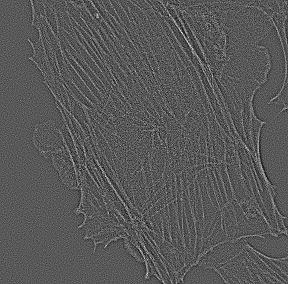
#> input picture testImages/Actin_cropped_unsharpmask_5x5.tif, 288 x 284 px
$ python add_unsharp_mask_actin.py
#> lines starting #> are read from the running program, lines starting #| are printed output that depends on the picture
"""Sharpen Actin_cropped.tif by adding a fraction of the unsharp mask back.

First make the unsharp masks (only needed once):

    uv run src/gaussian_unsharp_actin.py

Then run this script from the top folder of the workshop repository with:

    uv run src/add_unsharp_mask_actin.py

The unsharp mask (input - blurred) holds only the fine details.  Adding some
of it back on top of the original makes those details stand out:

    result = input + FRACTION x mask

FRACTION = 0 gives the original image back; larger fractions sharpen more
(and also boost the noise more).

Saved in testImages/  (N = mask size, F = fraction):
    Actin_cropped_plus_F_mask_N.tif
and a comparison picture Pictures/add_unsharp_mask_actin.png
"""

from pathlib import Path

import matplotlib

matplotlib.use("Agg")  # draw into files only, no window on screen
import matplotlib.pyplot as plt
import numpy as np
import tifffile

REPO = Path(__file__).resolve().parent.parent
FOLDER = REPO / "testImages"
INPUT = FOLDER / "Actin_cropped.tif"
PICTURE = REPO / "Pictures" / "add_unsharp_mask_actin.png"

MASK_SIZES = ["5x5", "21x21"]       # the masks made by gaussian_unsharp_actin.py
FRACTIONS = [0.25, 0.5, 1.0, 2.0]   # how much of the mask to add; try others

# Read the image and its pixel size (stored as "pixels per micron").
with tifffile.TiffFile(INPUT) as tif:
    image = tif.asarray()
    page = tif.pages[0]
    resolution = (page.tags["XResolution"].value, page.tags["YResolution"].value)
    unit = (tif.imagej_metadata or {}).get("unit", "micron")
print(f"Read {INPUT.name}: {image.shape} pixels, type {image.dtype}")

limits = np.iinfo(image.dtype)
results = {}  # (mask size, fraction) -> image
for size in MASK_SIZES:
    mask_file = FOLDER / f"{INPUT.stem}_unsharpmask_{size}.tif"
    if not mask_file.exists():
        raise SystemExit(f"{mask_file.name} not found - run "
                         "'uv run src/gaussian_unsharp_actin.py' first.")
    mask = tifffile.imread(mask_file)  # decimal numbers, can be negative
#> mask is the input picture: shape (284, 288) float32; min -203.6, max 379.3, mean 0
    print(f"  Read {mask_file.name}")

    for fraction in FRACTIONS:
        result = image.astype(float) + fraction * mask
        # Clip to the range a uint16 pixel can hold, then back to whole numbers.
        n_clipped = np.sum((result < limits.min) | (result > limits.max))
        result = np.clip(np.round(result), limits.min, limits.max).astype(image.dtype)
        results[(size, fraction)] = result

        # Save with the same pixel size and unit as the input image.
        output = FOLDER / f"{INPUT.stem}_plus_{fraction}_mask_{size}.tif"
        tifffile.imwrite(output, result, imagej=True, resolution=resolution,
                         metadata={"unit": unit})
        print(f"    + {fraction} x mask -> saved {output.name}"
              f"  ({n_clipped} pixels clipped)")
#> this loop made 4 passes
#|     + 0.25 x mask -> saved Actin_cropped_plus_0.25_mask_5x5.tif  (0 pixels clipped)
#|     + 0.5 x mask -> saved Actin_cropped_plus_0.5_mask_5x5.tif  (0 pixels clipped)
#|     + 1.0 x mask -> saved Actin_cropped_plus_1.0_mask_5x5.tif  (0 pixels clipped)
#|     + 2.0 x mask -> saved Actin_cropped_plus_2.0_mask_5x5.tif  (0 pixels clipped)
#> pass 1, `result = image.astype(float) + fraction * mask`:
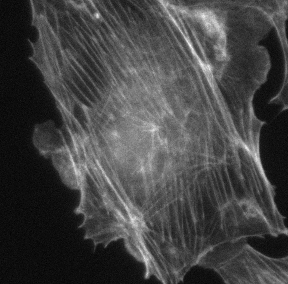
#> result: shape (284, 288) float64; min 487.9, max 3631, mean 1330.5; drawn with min black and max white
#> after the loop, results = 4 items
#> pass 2 of the loop `for size in MASK_SIZES:`:
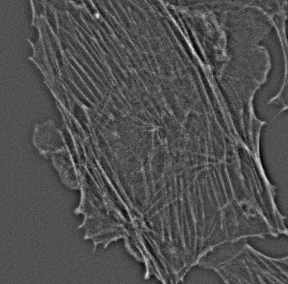
#> input picture testImages/Actin_cropped_unsharpmask_21x21.tif, 288 x 284 px
#> mask is the input picture: shape (284, 288) float32; min -627.8, max 1348.6, mean 0.3
#> the loop `for fraction in FRACTIONS:` made 4 passes
#> n_clipped on passes 1 to 4: 0, 0, 0, 78
#> (printed output is left out)
#> pass 1, `result = image.astype(float) + fraction * mask`:
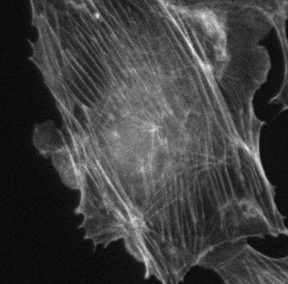
#> result: shape (284, 288) float64; min 474.7, max 3887.1, mean 1330.5; drawn with min black and max white
#> after the loop `for fraction in FRACTIONS:`: results = 8 items

# Picture: one row per mask size, original first, then increasing fractions.
zoom = (slice(60, 180), slice(60, 180))  # 120 x 120 pixel region to zoom into
vmin, vmax = np.percentile(image, [1, 99.5])
ncols = len(FRACTIONS) + 1
fig, axes = plt.subplots(len(MASK_SIZES), ncols,
                         figsize=(3.6 * ncols, 4 * len(MASK_SIZES)))
for i, size in enumerate(MASK_SIZES):
    axes[i, 0].imshow(image[zoom], cmap="gray", vmin=vmin, vmax=vmax)
    axes[i, 0].set_title("original", fontsize=12)
    for j, fraction in enumerate(FRACTIONS, start=1):
        axes[i, j].imshow(results[(size, fraction)][zoom], cmap="gray",
                          vmin=vmin, vmax=vmax)
        axes[i, j].set_title(f"+ {fraction} x mask {size}", fontsize=12)
    for ax in axes[i]:
        ax.axis("off")
fig.tight_layout()
PICTURE.parent.mkdir(parents=True, exist_ok=True)
fig.savefig(PICTURE, dpi=100)
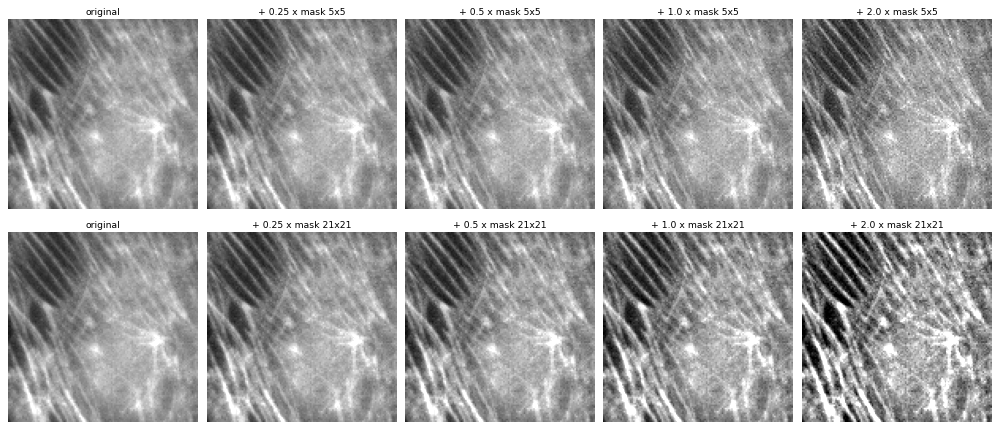
#> figure drawn by matplotlib, 10 panels
print(f"Saved comparison picture {PICTURE}")
